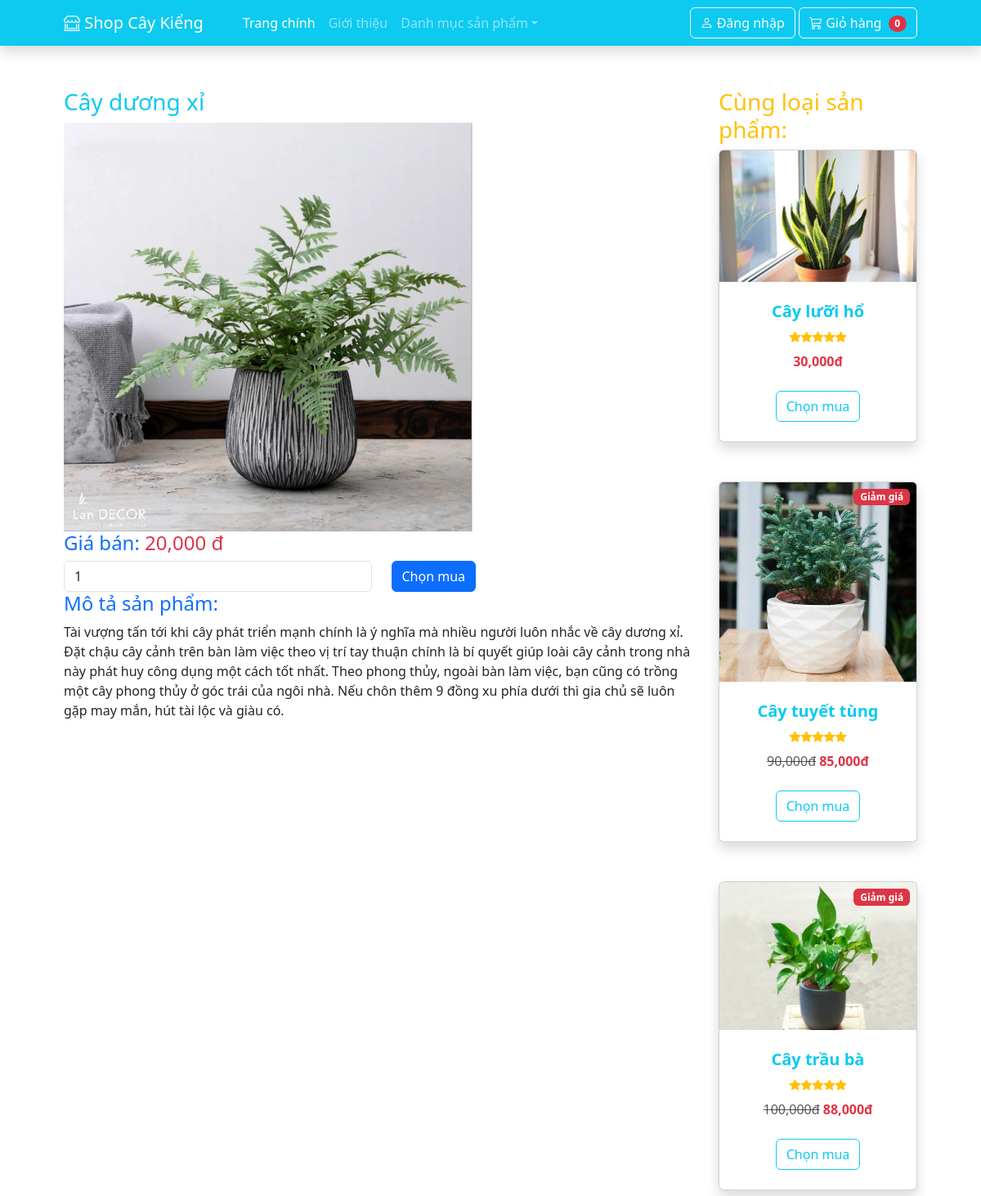
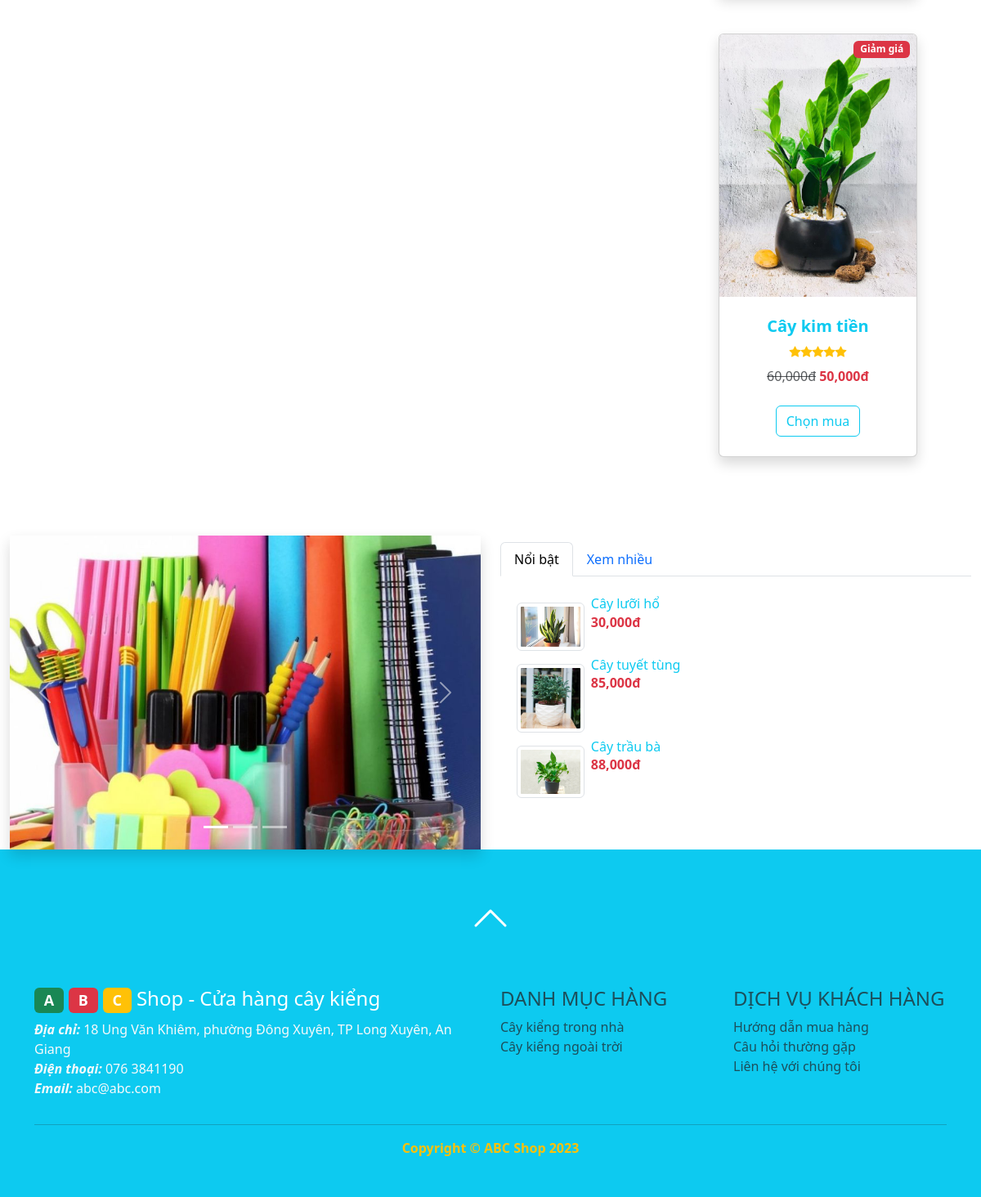
/index.php?action=detail&id=4, run on the app's committed database (2 pictures, top to bottom).
### tables this page shows
CREATE TABLE `sanpham` (
  `id` int(11) NOT NULL,
  `tensp` text NOT NULL,
  `phanloaisp` int(11) NOT NULL,
  `mota` text NOT NULL,
  `giagoc` float NOT NULL,
  `giaban` float NOT NULL,
  `soluongton` int(11) NOT NULL,
  `hinhanh` text NOT NULL,
  `luotxem` int(11) NOT NULL,
  `luotmua` int(11) NOT NULL
);

CREATE TABLE `phanloai` (
  `id` int(11) NOT NULL,
  `tenpl` text NOT NULL
);

### model/sanpham.php (called while the page is built, shortened)
<?php
class SANPHAM
{
    public function laysanphamtheophanloai($phanloaisp)
    {
        $dbcon = DATABASE::connect();
        try {
            $sql = "SELECT * FROM sanpham WHERE phanloaisp=:madm";
            $cmd = $dbcon->prepare($sql);
            $cmd->bindValue(":madm", $phanloaisp);
            $cmd->execute();
            $result = $cmd->fetchAll();
            return $result;
        } catch (PDOException $e) {
            $error_message = $e->getMessage();
            echo "<p>Lỗi truy vấn: $error_message</p>";
            exit();
        }
    }
    public function laysanphamtheoid($id)
    {
        $dbcon = DATABASE::connect();
        try {
            $sql = "SELECT * FROM sanpham WHERE id=:id";
            $cmd = $dbcon->prepare($sql);
            $cmd->bindValue(":id", $id);
            $cmd->execute();
            $result = $cmd->fetch();
            return $result;
        } catch (PDOException $e) {
            $error_message = $e->getMessage();
            echo "<p>Lỗi truy vấn: $error_message</p>";
            exit();
        }
    }
    public function laysanphamxemnhieu()
    {
        $dbcon = DATABASE::connect();
        try {
            $sql = "SELECT * FROM sanpham ORDER BY luotxem DESC LIMIT 3";
            $cmd = $dbcon->prepare($sql);
            $cmd->execute();
            $result = $cmd->fetchAll();
            return $result;
        } catch (PDOException $e) {
            $error_message = $e->getMessage();
            echo "<p>Lỗi truy vấn: $error_message</p>";
            exit();
        }
    }
}

### model/phanloai.php (called while the page is built, shortened)
<?php
class PHANLOAI{
    public function layphanloai(){
        $dbcon = DATABASE::connect();
        try{
            $sql = "SELECT * FROM phanloai";
            $cmd = $dbcon->prepare($sql);
            $cmd->execute();
            $result = $cmd->fetchAll();
            return $result;
        }
        catch(PDOException $e){
            $error_message = $e->getMessage();
            echo "<p>Lỗi truy vấn: $error_message</p>";
            exit();
        }
    }
}
?>

### public/detail.php (the view, shortened to what this page needs)
<?php include("inc/top.php"); ?>
<div class="row">
  <div class="col-sm-9">
    <h3 class="text-info"><?php echo $spct["tensp"]; ?></h3>
    <div><img width="500px" src="../<?php echo $spct["hinhanh"]; ?>"></div>
    <div>
      <h4 class="text-primary">Giá bán:
        <span class="text-danger"><?php echo number_format($spct["giaban"]); ?> đ</span>
      </h4>
      <form method="post" class="form-inline">
        <div class="row">
          <div class="col">
            <input type="number" class="form-control" name="soluong" value="1">
          </div>
          <div class="col">
            <input type="submit" class="btn btn-primary" value="Chọn mua">
          </div>
        </div>
      </form>
    </div>
    <div>
      <h4 class="text-primary">Mô tả sản phẩm: </h4>
      <p><?php echo $spct["mota"]; ?></p>
    </div>
    <br>
  </div>
  <div class="col-sm-3">
    <h3 class="text-warning">Cùng loại sản phẩm:</h3>
    <?php
    foreach ($sanpham as $s) :
      if ($s["id"] != $spct["id"]) {
    ?>
        <div>
          <div class="col mb-5">
            <div class="card h-100 shadow">
              <?php if ($s["giaban"] != $s["giagoc"]) { ?>
                <div class="badge bg-danger text-white position-absolute" style="top: 0.5rem; right: 0.5rem">Giảm giá</div>
              <?php }
              ?>
              <a href="?action=detail&id=<?php echo $s["id"]; ?>">
                <img class="card-img-top" src="../<?php echo $s["hinhanh"]; ?>" alt="<?php echo $s["tensp"]; ?>" />
              </a>
              <div class="card-body p-4">
                <div class="text-center">
                  <a class="text-decoration-none" href="?action=detail&id=<?php echo $s["id"]; ?>">
                    <h5 class="fw-bolder text-info"><?php echo $s["tensp"]; ?></h5>
                  </a>
                  <div class="d-flex justify-content-center small text-warning mb-2">
                    <div class="bi-star-fill"></div>
                    <div class="bi-star-fill"></div>
                    <div class="bi-star-fill"></div>
                    <div class="bi-star-fill"></div>
                    <div class="bi-star-fill"></div>
                  </div>
                  <?php if ($s["giaban"] != $s["giagoc"]) { ?>
                    <span class="text-muted text-decoration-line-through"><?php echo number_format($s["giagoc"]); ?>đ</span><?php }
                                                                                                                            ?>
                  <span class="text-danger fw-bolder"><?php echo number_format($s["giaban"]); ?>đ</span>
                </div>
              </div>
              <div class="card-footer p-4 pt-0 border-top-0 bg-transparent">
                <div class="text-center"><a class="btn btn-outline-info mt-auto" href="#">Chọn mua</a></div>
              </div>
            </div>
          </div>
        </div>
    <?php
      }
    endforeach;
    ?>
  </div>
</div>
<?php include("inc/bottom.php"); ?>

### public/inc/bottom.php (shortened to what this page needs)
            </div>
        </section>
        <section>
            <div class="container-fluid">
                <div class="row">
                    <div class="col-md-6">
                        <?php include("inc/carousel.php"); ?>
                    </div>
                    <div class="col-md-6 pt-2">
                      <ul class="nav nav-tabs" role="tablist">
                        <li class="nav-item">
                          <a class="nav-link active" data-bs-toggle="tab" href="#menu1">Nổi bật</a>
                        </li>
                        <li class="nav-item">
                          <a class="nav-link" data-bs-toggle="tab" href="#menu2">Xem nhiều</a>
                        </li>
                      </ul>
                      <div class="tab-content">
                        <div id="menu1" class="container tab-pane active"><br>
                          <?php include("inc/topview.php"); ?>
                        </div>
                      </div>
                    </div>
                </div>
            </div>
        </section>
        <footer class="py-5 bg-info">
            <div class="text-center mb-5"><a class="text-warning" href="#top"><i class="bi bi-chevron-up"  style="font-size: 3rem; font-weight: bold; color:white;"></i></a></div>
            <div class="container">
                <div class="row">
                    <div class="col-md-6 text-light">
                        <a href="index.php" class="text-decoration-none text-white">
                        <h4><span class="badge text-white bg-success">A</span>
                            <span class="badge text-white bg-danger">B</span>
                            <span class="badge text-white bg-warning">C</span> Shop - Cửa hàng cây kiểng</h4></a>
                        <p><b><i>Địa chỉ:</i></b> 18 Ung Văn Khiêm, phường Đông Xuyên, TP Long Xuyên, An Giang<br>
                            <b><i>Điện thoại:</i></b> 076 3841190<br>
                            <b><i>Email:</i></b> abc@abc.com</p>
                    </div>
                    <div class="col-md-3 text-muted">
                        <h4>DANH MỤC HÀNG</h4>
                        <?php foreach ($phanloai as $l): ?>
                            <a class="list-group-item" href="?action=group&id=<?php echo $l["id"]; ?>">
							<?php echo $l["tenpl"]; ?>
							</a>
                        <?php endforeach; ?>
                    </div>
                    <div class="col-md-3 text-muted">
                        <h4>DỊCH VỤ KHÁCH HÀNG</h4>
                        <a href="#" class="list-group-item">Hướng dẫn mua hàng</a>
                        <a href="#" class="list-group-item">Câu hỏi thường gặp</a>
                        <a href="#" class="list-group-item">Liên hệ với chúng tôi</a>
                    </div>
                </div>
                <hr>
                <p class="m-0 text-center text-warning fw-bolder">Copyright &copy; ABC Shop 2023</p></div>
        </footer>
    </body>
</html>

### public/inc/topview.php
<div class="d-flex flex-column">
<?php foreach($sanphamxemnhieu as $x): ?>
	<div style="max-height:100px"><a class="text-decoration-none" href="index.php?action=detail&id=<?php echo $x["id"]; ?>">
		<img style="max-width:15%" class="img-thumbnail float-start m-2"
			src="../<?php echo $x["hinhanh"]; ?>"
			alt="<?php echo $x["tensp"]; ?>">
		<h6 class="card-title text-info"><?php echo $x["tensp"]; ?></h6>
		<p class="card-text text-danger fw-bold"><?php echo number_format($x["giaban"]); ?>đ</p>	</a>
	</div>
<?php endforeach; ?>
</div>

### data on the page
sanpham: tensp "Cây dương xỉ", hinhanh (picture), giaban "20,000", mota "Tài vượng tấn tới khi cây phát triển mạnh chính là ý nghĩa mà nhiều người luôn nhắc về cây dương xỉ. Đặt chậu cây cảnh trên bàn làm việc theo vị trí tay thuận chính là bí quyết giúp loài cây cảnh trong nhà này phát huy công dụng một cách tốt nhất. Theo phong thủy, ngoài bàn làm việc, bạn cũng có trồng một cây phong thủy ở góc trái của ngôi nhà. Nếu chôn thêm 9 đồng xu phía dưới thì gia chủ sẽ luôn gặp may mắn, hút tài lộc và giàu có."
sanpham: hinhanh (picture), tensp "Cây lưỡi hổ", giaban "30,000"
sanpham: shows "Giảm giá", hinhanh (picture), tensp "Cây tuyết tùng", giagoc "90,000", giaban "85,000"
sanpham: shows "Giảm giá", hinhanh (picture), tensp "Cây trầu bà", giagoc "100,000", giaban "88,000"
sanpham: shows "Giảm giá", hinhanh (picture), tensp "Cây kim tiền", giagoc "60,000", giaban "50,000"
phanloai: tenpl "Cây kiểng trong nhà"
phanloai: tenpl "Cây kiểng ngoài trời"
